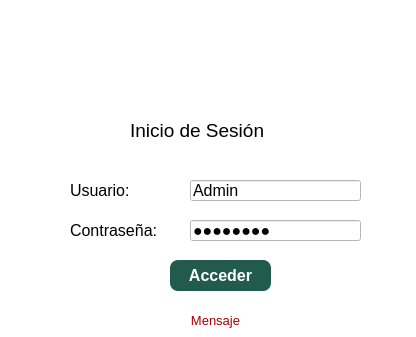
<?xml version="1.0" encoding="UTF-8"?>
<ui version="4.0">
 <class>login</class>
 <widget class="QDialog" name="login">
  <property name="geometry">
   <rect>
    <x>0</x>
    <y>0</y>
    <width>416</width>
    <height>337</height>
   </rect>
  </property>
  <property name="windowTitle">
   <string>Inicio de Sesión</string>
  </property>
  <property name="styleSheet">
   <string notr="true">background-color: rgb(255, 255, 255);</string>
  </property>
  <widget class="QLabel" name="label">
   <property name="geometry">
    <rect>
     <x>0</x>
     <y>10</y>
     <width>381</width>
     <height>91</height>
    </rect>
   </property>
   <property name="text">
    <string/>
   </property>
   <property name="pixmap">
    <pixmap>../banco.png</pixmap>
   </property>
   <property name="scaledContents">
    <bool>true</bool>
   </property>
  </widget>
  <widget class="QLabel" name="label_2">
   <property name="geometry">
    <rect>
     <x>130</x>
     <y>120</y>
     <width>141</width>
     <height>21</height>
    </rect>
   </property>
   <property name="font">
    <font>
     <pointsize>14</pointsize>
    </font>
   </property>
   <property name="text">
    <string>Inicio de Sesión</string>
   </property>
  </widget>
  <widget class="QLabel" name="label_3">
   <property name="geometry">
    <rect>
     <x>70</x>
     <y>180</y>
     <width>81</width>
     <height>21</height>
    </rect>
   </property>
   <property name="font">
    <font>
     <pointsize>12</pointsize>
    </font>
   </property>
   <property name="text">
    <string>Usuario:</string>
   </property>
  </widget>
  <widget class="QLabel" name="label_4">
   <property name="geometry">
    <rect>
     <x>70</x>
     <y>220</y>
     <width>111</width>
     <height>21</height>
    </rect>
   </property>
   <property name="font">
    <font>
     <pointsize>12</pointsize>
    </font>
   </property>
   <property name="text">
    <string>Contraseña:</string>
   </property>
  </widget>
  <widget class="QLineEdit" name="txt_Usuario">
   <property name="geometry">
    <rect>
     <x>190</x>
     <y>180</y>
     <width>171</width>
     <height>21</height>
    </rect>
   </property>
   <property name="font">
    <font>
     <pointsize>12</pointsize>
    </font>
   </property>
   <property name="styleSheet">
    <string notr="true"/>
   </property>
   <property name="text">
    <string>Admin</string>
   </property>
   <property name="placeholderText">
    <string>Ingrese su Usuario</string>
   </property>
  </widget>
  <widget class="QLineEdit" name="txt_Contra">
   <property name="geometry">
    <rect>
     <x>190</x>
     <y>220</y>
     <width>171</width>
     <height>21</height>
    </rect>
   </property>
   <property name="font">
    <font>
     <pointsize>12</pointsize>
    </font>
   </property>
   <property name="styleSheet">
    <string notr="true"/>
   </property>
   <property name="text">
    <string>Admin123</string>
   </property>
   <property name="echoMode">
    <enum>QLineEdit::Password</enum>
   </property>
   <property name="placeholderText">
    <string>Ingrese su Contraseña</string>
   </property>
  </widget>
  <widget class="QPushButton" name="btn_Acceder">
   <property name="geometry">
    <rect>
     <x>170</x>
     <y>260</y>
     <width>101</width>
     <height>31</height>
    </rect>
   </property>
   <property name="font">
    <font>
     <pointsize>12</pointsize>
     <weight>75</weight>
     <bold>true</bold>
    </font>
   </property>
   <property name="cursor">
    <cursorShape>PointingHandCursor</cursorShape>
   </property>
   <property name="styleSheet">
    <string notr="true">background-color: rgb(34, 91, 78);
color: rgb(255, 255, 255);
border-radius:8px;</string>
   </property>
   <property name="text">
    <string>Acceder</string>
   </property>
  </widget>
  <widget class="QLabel" name="login_mensaje">
   <property name="geometry">
    <rect>
     <x>0</x>
     <y>310</y>
     <width>431</width>
     <height>20</height>
    </rect>
   </property>
   <property name="font">
    <font>
     <pointsize>10</pointsize>
    </font>
   </property>
   <property name="styleSheet">
    <string notr="true">color: rgb(165, 0, 0);</string>
   </property>
   <property name="text">
    <string>Mensaje</string>
   </property>
   <property name="textFormat">
    <enum>Qt::MarkdownText</enum>
   </property>
   <property name="alignment">
    <set>Qt::AlignCenter</set>
   </property>
  </widget>
 </widget>
 <resources>
  <include location="../imagenes.qrc"/>
 </resources>
 <connections/>
</ui>
